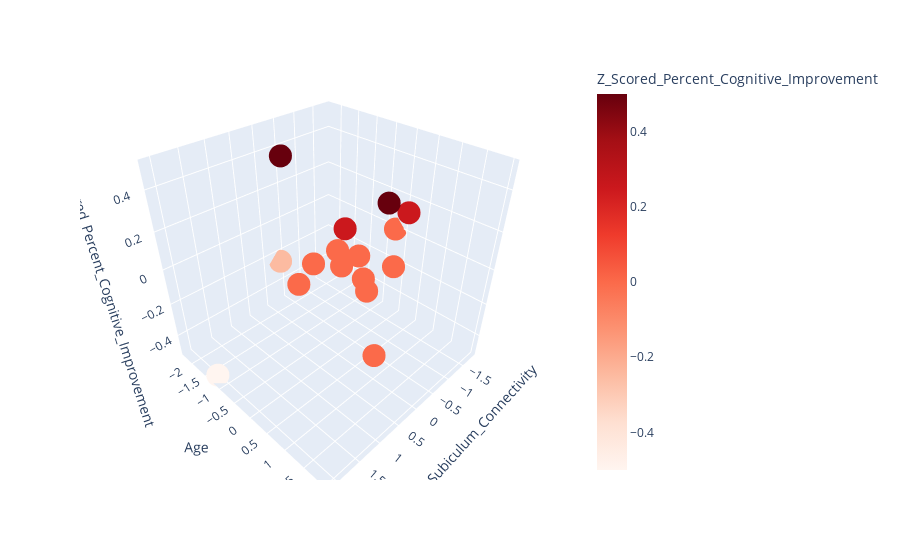

Here is the notebook cell this chart was saved with:
### Code cell
# Example usage
plot = generate_scatterplot(dataframe=data_df, 
                            data_dict=data_dict,
                            correlation=True,
                            palette='Reds',
                            out_dir=out_dir)
plot

### Figure 1 — Plotly figure (JSON) as saved in the notebook; plotly's stock layout.template omitted (floating-point values rounded to 4 significant figures)
{"data": [{"hovertemplate": "Z_Scored_Subiculum_Connectivity=%{x}<br>Age=%{y}<br>Z_Scored_Percent_Cognitive_Improvement=%{marker.color}<extra></extra>", "legendgroup": "", "marker": {"color": [0.25, 0, 0, 0, 0.25, -0.25, 0, 0.5, 0, 0, 0, 0, 0, 0.5, 0, -0.5], "coloraxis": "coloraxis", "symbol": "circle"}, "mode": "markers", "name": "", "scene": "scene", "showlegend": false, "type": "scatter3d", "x": [0.0987, 0.117, -0.101, -1.81, -1.06, -0.338, 0.79, 0.371, -0.429, -0.119, 1.17, -0.574, 0.19, 0.39, -0.756, 2.08], "y": [0.2182, 0.8001, 0.5092, -0.2182, 0.6547, -2.255, -0.2182, -1.091, -0.5092, -0.07274, 1.964, -0.07274, -0.5092, 1.382, 0.6547, -1.237], "z": [0.25, 0, 0, 0, 0.25, -0.25, 0, 0.5, 0, 0, 0, 0, 0, 0.5, 0, -0.5]}], "layout": {"coloraxis": {"colorbar": {"title": {"text": "Z_Scored_Percent_Cognitive_Improvement"}}, "colorscale": [[0, "rgb(255,245,240)"], [0.125, "rgb(254,224,210)"], [0.25, "rgb(252,187,161)"], [0.375, "rgb(252,146,114)"], [0.5, "rgb(251,106,74)"], [0.625, "rgb(239,59,44)"], [0.75, "rgb(203,24,29)"], [0.875, "rgb(165,15,21)"], [1, "rgb(103,0,13)"]]}, "legend": {"tracegroupgap": 0}, "margin": {"t": 60}, "scene": {"domain": {"x": [0, 1], "y": [0, 1]}, "xaxis": {"title": {"text": "Z_Scored_Subiculum_Connectivity"}}, "yaxis": {"title": {"text": "Age"}}, "zaxis": {"title": {"text": "Z_Scored_Percent_Cognitive_Improvement"}}}}}
